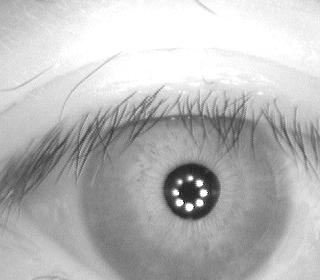
%> input picture Casia Subset/S1003R03.jpg, 320 x 280 px
$ octave --eval "fixedRadHough('../Casia Subset/S1003R03.jpg');"   (GNU Octave 9; MATLAB toolbox functions it lacks are replaced by stand-ins)
%> lines starting %> are read from the running program, lines starting %| are printed output that depends on the picture; in (x1, y1, x2, y2) boxes, pixels count from 0 and x2, y2 are one past the last pixel; in counts of white or black regions, pixels touching at a corner belong together; the program's own positions count from 1
function fixedRadHough(img)
%> called with img = '../Casia Subset/S1003R03.jpg'

eye = imread(img);
%> eye is the input picture: size 280x320 uint8; min 0, max 255, mean 185.4

[rows, cols] = size(eye);
%> rows = 280; cols = 320

edgeImage = edge(eye, 'Canny');
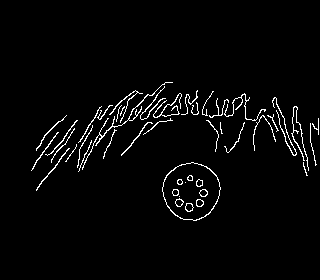
%> edgeImage: size 280x320 logical; 2.9% white in thin lines or dots, all inside (x1, y1, x2, y2) = (31, 82, 319, 221)
[edgesCol, edgesRow] = find(edgeImage == 1);
%> edgesCol = 2556 values from 83 to 221; edgesRow = 2556 values from 32 to 319

rmin = 20; rmax = 100;

%create accumilator
maxA = 0; maxB = 0;
minA = 100000; minB = 10000000;
Acc = zeros(rows, cols);

%r=100;

for n = 1:size(edgesCol)
    %if edge less than threshold
    for r = rmin:rmax
        for theta = 5:5:360

            % matlab starting indexing from 1 is a pain so we will treat
            % index 1 as 0 and index 2 as 1 etc.
            t = theta * pi / 180;

            a = ceil(edgesRow(n) - (r * cos(t)));
            b = ceil(edgesCol(n) - (r * sin(t)));
            % disp([a b r]);
            %disp(num2str(Acc(a, b, r)));
            %disp([a+1, b+1, r]);

            if ((a < rows) && (a > 0) && (b < cols) && (b > 0))
                Acc(a, b) = Acc(a, b) + 1;
            end
            % disp(num2str(Acc(a, b, r)));
        end
    end

end
[M,I] = max(Acc(:));

[I_row, I_col] = ind2sub(size(Acc),I)
figure(1);
tt = surf(Acc);
set(tt,'LineStyle','none');

figure(3), imshow(eye), hold on;
viscircles([I_col, I_row], 110, 'Color', 'b');
plot(I_col, I_row, 'r+', 'MarkerSize', 10);


end
%> (the run ends here)
